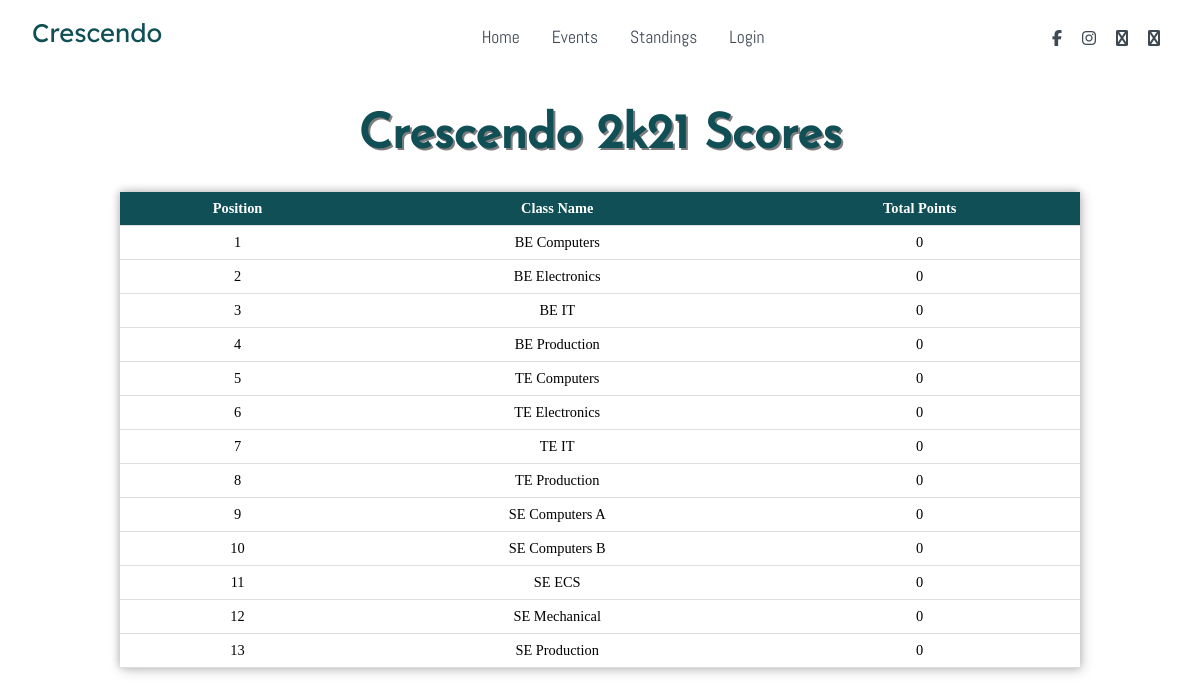
Screenshot of /standings with the database file from the repository.
### webapp/models.py (models this page shows, shortened)
class Score(models.Model):
    class_name = models.CharField(max_length=100)
    score = models.IntegerField()

### webapp/views.py (the view)
# urls.py: path('standings', views.standings, name="standings"),
def standings(request):
    scores = Score.objects.all().order_by('-score')
    return render(request, "webapp/standings.html", {"top_message": "Scores may not be up to date", "scores": scores})

### webapp/templates/webapp/standings.html (shortened to what this page needs)
{% extends "WebApp/layout.html" %}
{% load static %}
{% block main %}
        <h1 class="profile-title">Crescendo 2k21 Scores</h1>
            <table class="profile-table">
                <tr id="table-head">
                    <th>Position</th>
                    <th>Class Name</th>
                    <th>Total Points</th>
                </tr>
                {% for score in scores %}
                <tr>
                    <td>{{ forloop.counter }}</td>
                    <td>{{score.class_name}}</td>
                    <td>{{score.score}}</td>
                </tr>
                {% endfor %}
            </table>
{% endblock %}

### webapp/static/webapp/css/style.css (style rules this page uses)
html body { margin: 0; box-sizing:border-box; overflow-x: hidden; }
:root { --Abel: 'Abel', cursive; --Anton: 'Anton', cursive; --Josefin: 'Josefin', cursive; --Lexend: 'Lexend', cursive; --Livic: 'Livvic', cursive; --text-grey: #3f4954; --text-light: #686666da; --bg-color: #0f0f0f; --white: #ffffff; --midnight: #104f55; --sky: linear-gradient(120deg, #a1c4fd 0%, #c2e9fb 100%); --grass: linear-gradient(-45deg, #07656e 0%, #5eb0b8 100%); }
.profile-title { font-size: 3rem; font-family: var(--Josefin); text-align: center; color: var(--midnight); text-shadow: 2px 2px var(--text-light); }
.profile-table { align-self: center; margin: 0 auto; border-collapse: collapse; width: 80%; border-bottom: 1px solid var(--midnight); box-shadow: 2px 2px 12px rgba(0, 0, 0, 0.2), -1px -1px 8px rgba(0, 0, 0, 0.2); }
.profile-table tr { font-size: 0.9rem; font-family: var(--Livic); transition: all 0.2s ease-in-out; }
.profile-table th,td { padding: 8px; text-align: center; border-bottom: 1px solid #ddd; }
#table-head { background-color: var(--midnight); color: var(--white); }

### rows the page displays
Score: class_name "BE Computers", score "0"
Score: class_name "BE Electronics", score "0"
Score: class_name "BE IT", score "0"
Score: class_name "BE Production", score "0"
Score: class_name "TE Computers", score "0"
Score: class_name "TE Electronics", score "0"
Score: class_name "TE IT", score "0"
Score: class_name "TE Production", score "0"
Score: class_name "SE Computers A", score "0"
Score: class_name "SE Computers B", score "0"
Score: class_name "SE ECS", score "0"
Score: class_name "SE Mechanical", score "0"
Score: class_name "SE Production", score "0"
